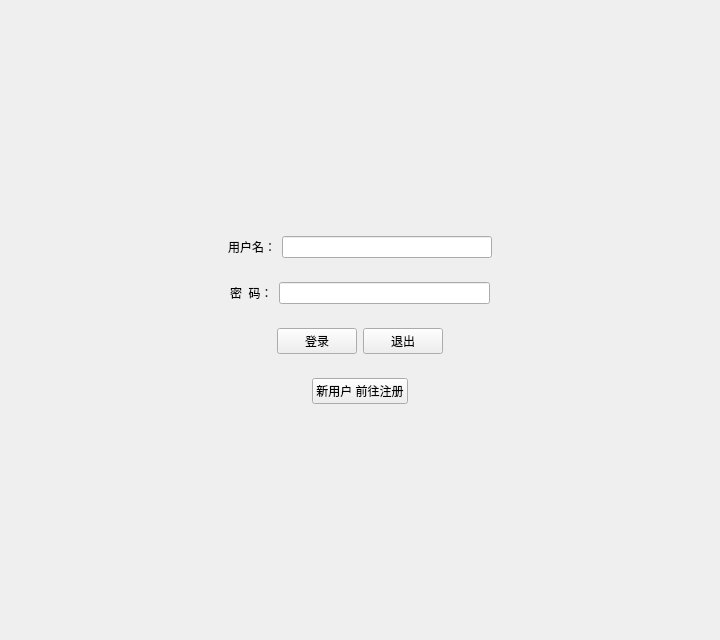
<?xml version="1.0" encoding="UTF-8"?>
<ui version="4.0">
 <class>LoginWindow</class>
 <widget class="QMainWindow" name="LoginWindow">
  <property name="geometry">
   <rect>
    <x>0</x>
    <y>0</y>
    <width>720</width>
    <height>640</height>
   </rect>
  </property>
  <property name="windowTitle">
   <string>登录</string>
  </property>
  <property name="styleSheet">
   <string notr="true">#LoginWindow{

}</string>
  </property>
  <widget class="QWidget" name="centralwidget">
   <layout class="QVBoxLayout" name="verticalLayout">
    <item>
     <spacer name="verticalSpacer_2">
      <property name="orientation">
       <enum>Qt::Vertical</enum>
      </property>
      <property name="sizeHint" stdset="0">
       <size>
        <width>20</width>
        <height>40</height>
       </size>
      </property>
     </spacer>
    </item>
    <item>
     <widget class="QWidget" name="widget_2" native="true">
      <layout class="QHBoxLayout" name="horizontalLayout">
       <item>
        <spacer name="horizontalSpacer_5">
         <property name="orientation">
          <enum>Qt::Horizontal</enum>
         </property>
         <property name="sizeHint" stdset="0">
          <size>
           <width>40</width>
           <height>20</height>
          </size>
         </property>
        </spacer>
       </item>
       <item>
        <widget class="QLabel" name="label_1">
         <property name="text">
          <string>用户名：</string>
         </property>
        </widget>
       </item>
       <item>
        <widget class="QLineEdit" name="lineEdit">
         <property name="inputMask">
          <string/>
         </property>
        </widget>
       </item>
       <item>
        <spacer name="horizontalSpacer_6">
         <property name="orientation">
          <enum>Qt::Horizontal</enum>
         </property>
         <property name="sizeHint" stdset="0">
          <size>
           <width>40</width>
           <height>20</height>
          </size>
         </property>
        </spacer>
       </item>
      </layout>
     </widget>
    </item>
    <item>
     <widget class="QWidget" name="widget" native="true">
      <layout class="QHBoxLayout" name="horizontalLayout_2">
       <item>
        <spacer name="horizontalSpacer_3">
         <property name="orientation">
          <enum>Qt::Horizontal</enum>
         </property>
         <property name="sizeHint" stdset="0">
          <size>
           <width>40</width>
           <height>20</height>
          </size>
         </property>
        </spacer>
       </item>
       <item>
        <widget class="QLabel" name="label_2">
         <property name="text">
          <string>密  码：</string>
         </property>
        </widget>
       </item>
       <item>
        <widget class="QLineEdit" name="lineEdit_2">
         <property name="echoMode">
          <enum>QLineEdit::Password</enum>
         </property>
        </widget>
       </item>
       <item>
        <spacer name="horizontalSpacer_4">
         <property name="orientation">
          <enum>Qt::Horizontal</enum>
         </property>
         <property name="sizeHint" stdset="0">
          <size>
           <width>40</width>
           <height>20</height>
          </size>
         </property>
        </spacer>
       </item>
      </layout>
     </widget>
    </item>
    <item>
     <widget class="QWidget" name="widget_3" native="true">
      <layout class="QHBoxLayout" name="horizontalLayout_3">
       <item>
        <spacer name="horizontalSpacer">
         <property name="orientation">
          <enum>Qt::Horizontal</enum>
         </property>
         <property name="sizeHint" stdset="0">
          <size>
           <width>40</width>
           <height>20</height>
          </size>
         </property>
        </spacer>
       </item>
       <item>
        <widget class="QPushButton" name="pushButton">
         <property name="styleSheet">
          <string notr="true"/>
         </property>
         <property name="text">
          <string>登录</string>
         </property>
        </widget>
       </item>
       <item>
        <widget class="QPushButton" name="pushButton_2">
         <property name="styleSheet">
          <string notr="true"/>
         </property>
         <property name="text">
          <string>退出</string>
         </property>
        </widget>
       </item>
       <item>
        <spacer name="horizontalSpacer_2">
         <property name="orientation">
          <enum>Qt::Horizontal</enum>
         </property>
         <property name="sizeHint" stdset="0">
          <size>
           <width>40</width>
           <height>20</height>
          </size>
         </property>
        </spacer>
       </item>
      </layout>
     </widget>
    </item>
    <item>
     <widget class="QWidget" name="widget_4" native="true">
      <layout class="QHBoxLayout" name="horizontalLayout_4">
       <item>
        <spacer name="horizontalSpacer_7">
         <property name="orientation">
          <enum>Qt::Horizontal</enum>
         </property>
         <property name="sizeHint" stdset="0">
          <size>
           <width>40</width>
           <height>20</height>
          </size>
         </property>
        </spacer>
       </item>
       <item>
        <widget class="QPushButton" name="pushButton_3">
         <property name="styleSheet">
          <string notr="true"/>
         </property>
         <property name="text">
          <string>新用户 前往注册</string>
         </property>
        </widget>
       </item>
       <item>
        <spacer name="horizontalSpacer_8">
         <property name="orientation">
          <enum>Qt::Horizontal</enum>
         </property>
         <property name="sizeHint" stdset="0">
          <size>
           <width>40</width>
           <height>20</height>
          </size>
         </property>
        </spacer>
       </item>
      </layout>
     </widget>
    </item>
    <item>
     <spacer name="verticalSpacer">
      <property name="orientation">
       <enum>Qt::Vertical</enum>
      </property>
      <property name="sizeHint" stdset="0">
       <size>
        <width>20</width>
        <height>40</height>
       </size>
      </property>
     </spacer>
    </item>
   </layout>
  </widget>
 </widget>
 <resources/>
 <connections/>
</ui>
